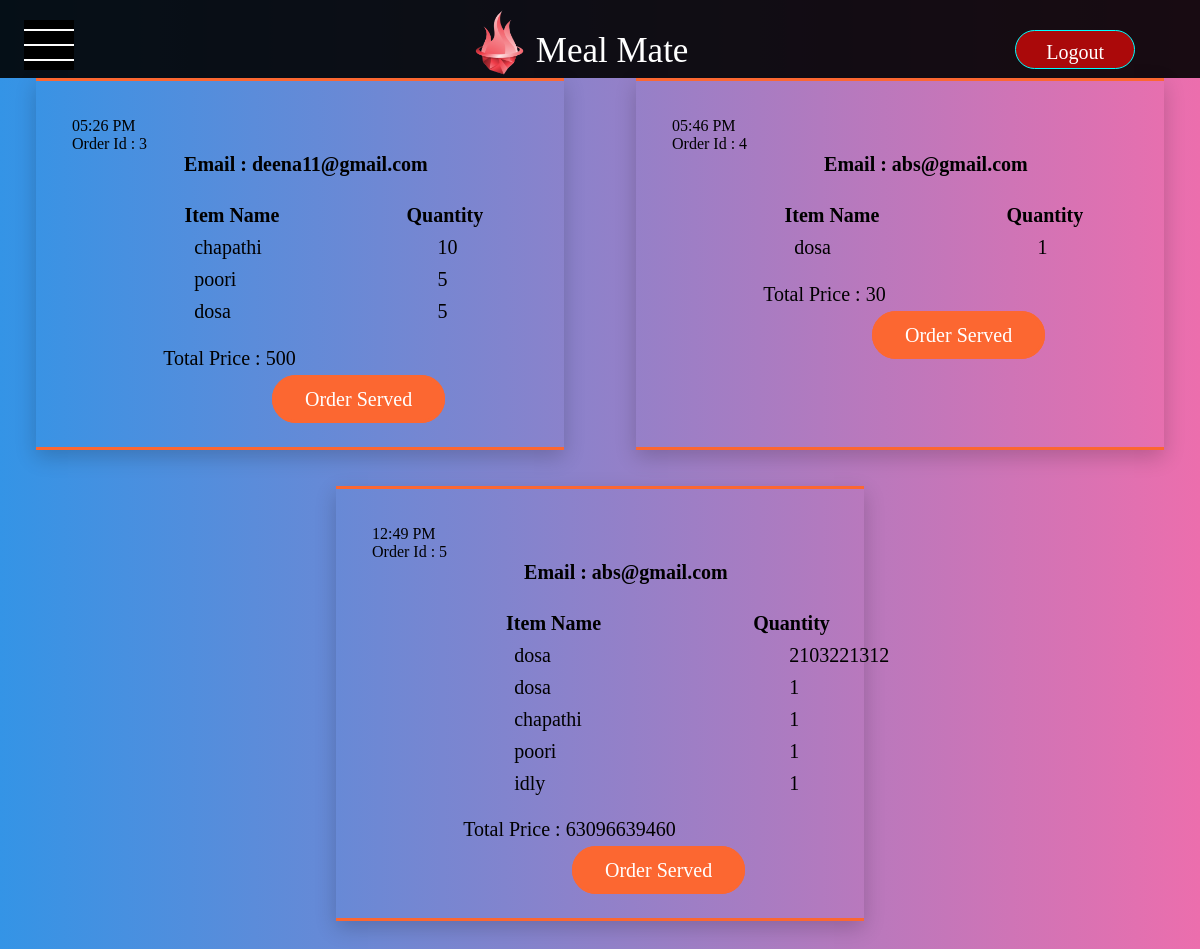
The page /viewOrders (signed in) on the database as committed earlier.
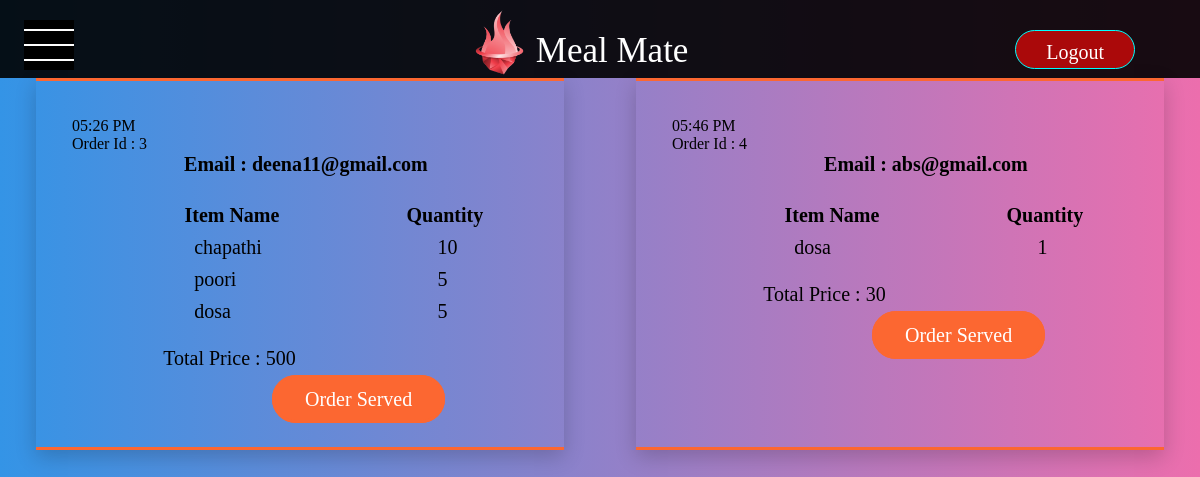
The same page on the database as committed later.
### app.py (models this page shows, shortened)
class orders(db.Model):
    __tablename__ = "orders"
    id = db.Column(db.Integer,primary_key = True)
    email = db.Column(db.Text)
    order = db.Column(db.Text)
    total_price = db.Column(db.Integer)
    time = db.Column(db.Text)

### app.py (the view)
@app.route('/viewOrders')
@login_required
def viewOrders():
    if current_user.is_authenticated and current_user.role == 'employee':
        list_of_orders = []
        all_orders = orders.query.all()
        for order_ in all_orders:
            id = order_.id
            email = order_.email
            items = json.loads(order_.order)
            price = order_.total_price
            time = order_.time
            list_of_orders.append([id,email,items,price,time])
        return render_template('viewOrders.html',list_of_orders = list_of_orders)
    else:
        return 'Entry Restricted! Only Employees Allowed'

### app.py (called while the page is built)
@login_manager.user_loader
def load_user(id):
    return signup.query.get(id)

### templates/viewOrders.html (shortened to what this page needs)
{% extends 'base.html' %}  {% block content %} {% for order in list_of_orders %}
<body class="viewOrdersBody">
    <div class="viewOrders">
      <p>{{ order[4] }}</p>
      <p>Order Id : {{ order[0] }}</p>
      <p class="title">Email : {{ order[1] }}</p>
      <table class="table">
        <tr class="heading">
          <th class="one">Item Name</th>
          <th class="two">Quantity</th>
        </tr>
        {% for item in order[2] %}
        <tr class="order">
          <td class="one">{{ item[0] }}</td>
          <td class="two">{{ item[1] }}</td>
        </tr>
        {% endfor %}
      </table>
      <br />
      <p class="price">Total Price : <span>{{ order[3] }}</span></p>
      <br />
      <a href="/deleteOrder/{{order[0]}}" class="delete_order">Order Served</a>
    </div>
</body>
{% endfor %} {% endblock %}

### templates/base.html (shortened to what this page needs)
<!DOCTYPE html>
<html lang="en">
  <head>
    <link rel="stylesheet" href="static/main.css" />
  </head>
  <body>
    <nav class="navigation">
      <ul class="nav">
        <li class="menu_icon">
          <a href="" onclick="showSideBar(event)" class="show_button"
            ><img src="static\menu_icon.svg" alt="" class="show_button"
          /></a>
        </li>
        <li class="nav_img">
          <img src="static/logo.png" alt="" />
          <p>Meal Mate</p>
        </li>
        <li class="logOut">
          <a href="/logout">
            <p>Logout</p></a
          >
        </li>
      </ul>
    </nav>
    {% block content %} {% endblock %}
  </body>
</html>

### static/main.css (style rules this page uses)
* { margin: 0px; padding: 0px; }
.navigation { width: 100%; height: 78px; background-color: rgba(0, 0, 0, 0.899); opacity: 1; transition: opacity 0.3s ease-in-out; }
.nav { display: flex; list-style: none; align-items: center; vertical-align: middle; justify-content: space-between; }
.menu_icon { padding-left: 2%; margin-bottom: 25px; }
.show_button { margin-bottom: 10%; max-height: 10px; max-width: 10px; }
.nav_img { height: 100px; width: 33%; padding-left: 33%; padding-right: 25%; margin-bottom: 18px; }
.nav_img img { min-width: 30px; min-height: 40px; max-width: 130px; max-height: 70px; display: inline; padding-top: 5px; }
.nav_img p { display: inline; font-size: 35px; vertical-align: 16px; color: white; }
.nav a img { min-width: 50px; min-height: 50px; padding-right: 0px; }
.logOut { margin-right: 65px; margin-bottom: 15px; }
.logOut a { clear: both; float: left; border: 1px solid aqua; border-radius: 30px; padding: 10px; margin-top: 30px; margin-bottom: 40px; padding-left: 30px; padding-right: 30px; background-color: rgba(198, 9, 9, 0.845); color: white; font-weight: 500; margin-left: 5px; font-size: 20px; text-decoration: none; height: 17px; }
.viewOrdersBody { background: linear-gradient(to right, #3494e6, #ec6ead); display: flex; flex-wrap: wrap; justify-content: space-around; }
.viewOrders { margin-top: 0%; margin-right: 0%; margin-bottom: 3%; margin-left: 0%; width: 38%; max-width: 600px; padding: 3% 3%; box-shadow: 0 7px 20px 0 rgba(0, 0, 0, 0.19); border-top: 3px solid rgb(252, 103, 49); border-bottom: 3px solid rgb(252, 103, 49); border-left: none; border-right: none; color: black !important; }
.title { color: black; font-weight: 600; margin-bottom: 1%; margin-right: 5%; padding: 0 17%; font-size: 20px; display: block; height: 20px; float: right; }
.table { display: block; margin-top: 10%; margin-left: 1%; width: 100%; font-size: 20px; }
.heading { width: 100%; height: 30px; }
.heading .one { width: 80%; padding-left: 5%; padding-right: 5%; }
.heading .two { width: 80%; padding-left: 5%; padding-right: 3%; }
.order { width: 100%; height: 30px; }
.order .one { width: 80%; padding-left: 30%; padding-right: 5%; }
.order .two { width: 80%; padding-left: 13%; padding-right: 5%; }
.price { font-size: 20px; margin-left: 20%; }
.price span { color: black; }
.delete_order { clear: both; border: 1px solid aqua; border-radius: 30px; padding: 10px; padding-left: 30px; padding-right: 30px; border: 3px solid rgb(252, 103, 49); color: white; background-color: rgb(252, 103, 49); font-weight: 500; margin-left: 200px; font-size: 20px; text-decoration: none; transition: 5ms all ease-in-out; }

Rows that differ between the two databases and show on the page:
removed orders: time "12:49 PM", id "5", email "abs@gmail.com", item "dosa" "dosa" "chapathi" "poori" "idly", item "2103221312" "1" "1" "1" "1", total_price "63096639460"
